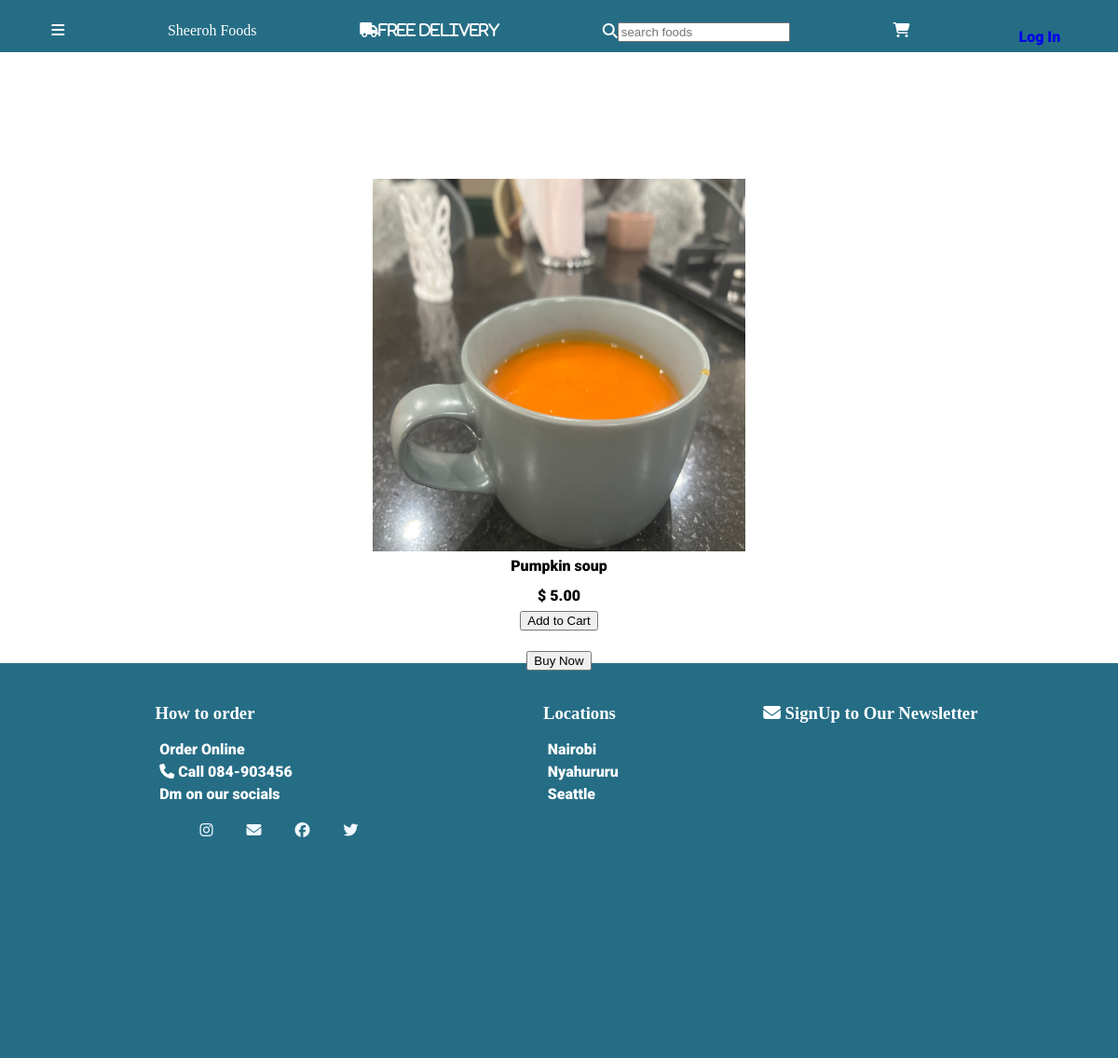
The app's page /product_details?product_serial_no=2 with its own data.
### nav/models.py (models this page shows, shortened)
class Product(models.Model):
   date = models.DateField()
   product_name = models.CharField(max_length = 100)
   product_serial_no = models.BigAutoField(primary_key=True)
   opening_balance = models.IntegerField(blank = True)
   closing_balance = models.IntegerField(blank = True)
   sales = models.IntegerField(blank = True)
   product_buying_price = models.DecimalField(max_digits =100, decimal_places=2)
   product_selling_price = models.DecimalField(max_digits =100, decimal_places=2)
   sales_tax = models.FloatField(max_length =20)
   sale_discount = models.FloatField(blank = True)
   photo = models.ImageField(upload_to='images/')

### nav/views.py (the view)
# urls.py: path("product_details", views.product_details, name="product_details"),
def product_details(request):
    product_id = request.GET['product_serial_no'] #gets the id of the item from the users request.
    try:
        item = Product.objects.get(product_serial_no =product_id)
        template = loader.get_template("product_details.html")
    except Exception as e:
        item = None
        context = {
            "error":e
        }
        template = loader.get_template("exception.html")
    context = {
        "prod_sn": product_id,
        "food": item,
    }
    return HttpResponse(template.render(context, request))

### nav/templates/product_details.html (shortened to what this page needs)
{% extends "base.html" %}
{% load static %}
            {% block splice %}
                <div class="menu_display">
                    <img src="{{food.photo.url}}" width="400px" height="400px"/>
                    <p>{{food.product_name}}</p>
                    <p>$ {{food.product_selling_price}}</p>
                    <button class="pick_add_to_cart">Add to Cart</button> <br>
                    <button class="buy_now">Buy Now</button>
                </div>
            {% endblock %}

### static/base.css (style rules this page uses)
body { margin: 0; padding: 0; }
P { color: black; font-family: "Roboto", sans-serif; font-weight: 900; font-style: normal; margin: 0.4em; }
.pick_add_to_cart { margin-bottom: 0.3em; }
.menu_display { display: flex; justify-content: center; align-items: center; height: 100vh; flex-direction: column; }

### records on screen
Product: photo (picture), product_name "Pumpkin soup", product_selling_price "5.00"
